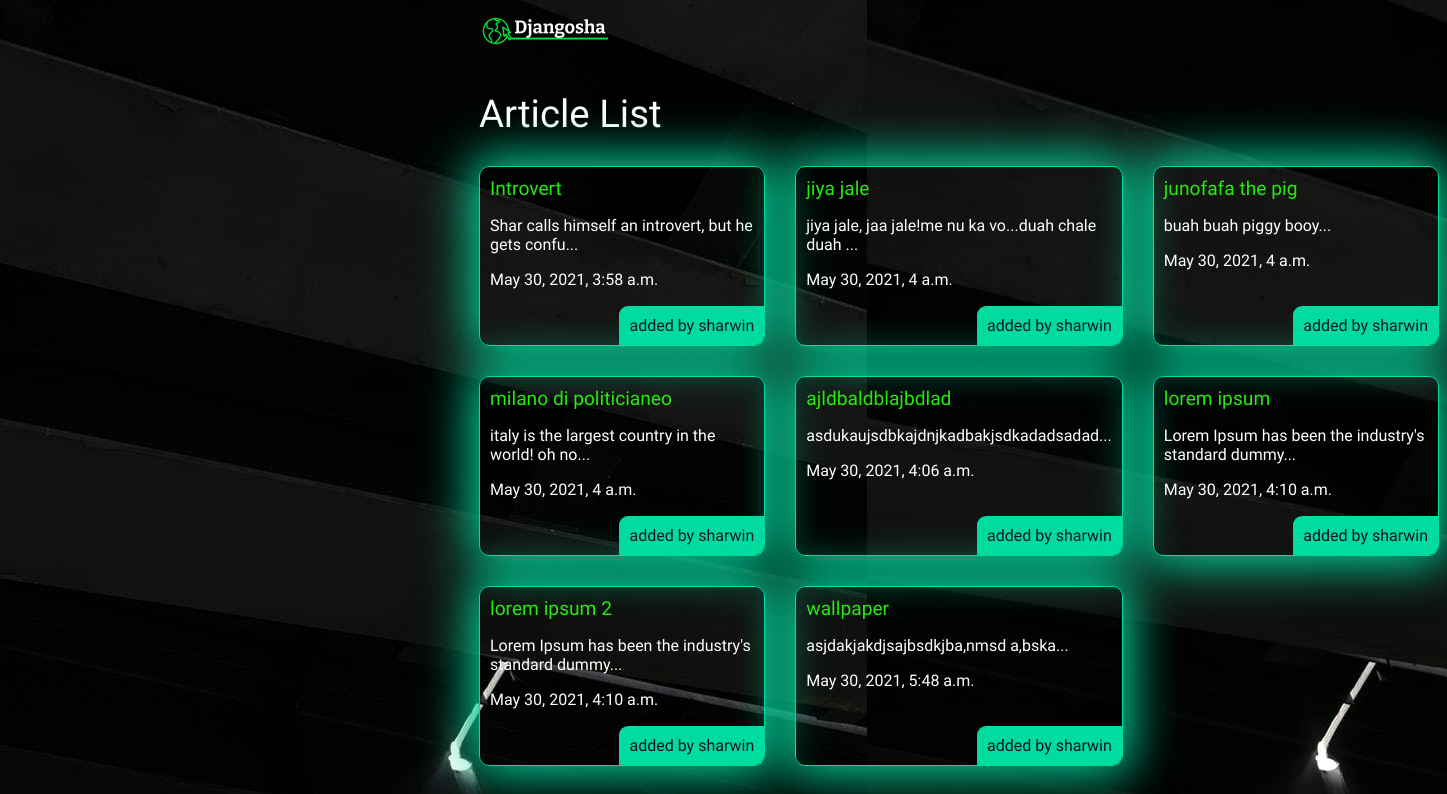
The page /articles/ on the database as committed earlier.
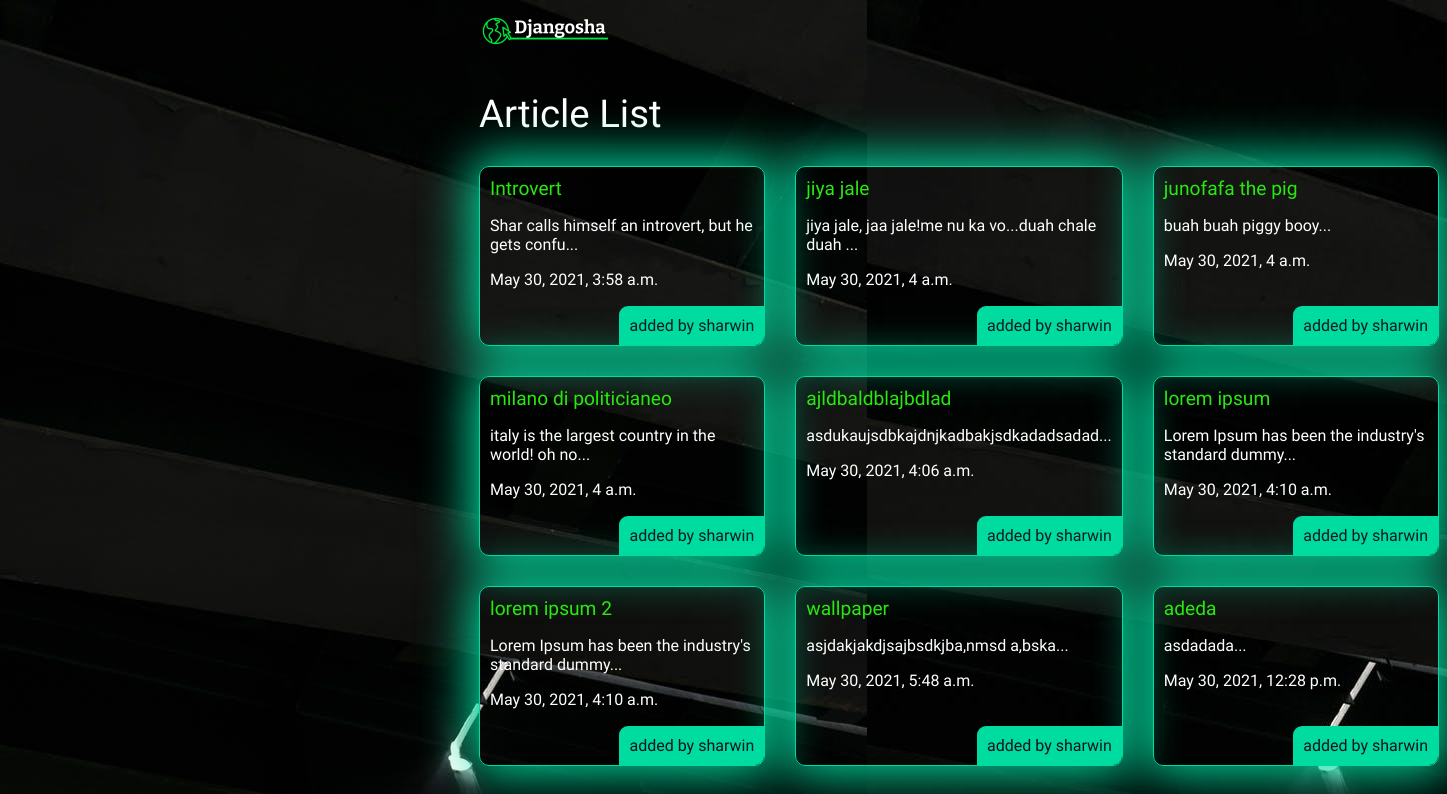
The same page on the database as committed later.
### articles/models.py (models this page shows, shortened)
class Article(models.Model):
    title=models.CharField(max_length=100)
    slug=models.SlugField()
    body=models.TextField()
    date=models.DateTimeField(auto_now_add=True)
    thumb = models.ImageField(default='default.png', blank=True)
    author = models.ForeignKey(User, on_delete=models.CASCADE, default=None)
    def snippet(self):
        return self.body[:50] + '...' #this function when called will return the first 50 characters of the body of an article

### articles/views.py (the view)
# urls.py: path('',views.article_list, name="list"),
def article_list(request):
    articles=Article.objects.all().order_by('date')
    return render(request,'articles/article_list.html', {'articles': articles})

### articles/templates/articles/article_list.html
{% extends 'base_layout.html' %}
{% block content %}
    <h1 style="margin-top:40px; margin-bottom:30px;">Article List</h1>
    <div class ="articles">
        {% for article in articles %}
        <div class="article">
            <h2><a href="{% url 'articles:details' slug=article.slug %}">{{article.title}}</a></h2>
            <p>{{article.snippet}}</p>
            <p>{{article.date}}</p>
            <p class="author">added by {{article.author.username}}</p>
        </div>
        {% endfor %}
    </div>
{% endblock %}

### templates/base_layout.html (shortened to what this page needs)
{% load static %}
<!DOCTYPE html>
<html lang="en">
<head>
    <link rel="stylesheet" href="{% static 'styles.css' %}">
</head>
<body>
    <nav>    <div class="wrapper" >
        <a href="{% url 'home' %}"><img src="{% static 'logo.png' %}"/></a>
         {% block content %}
         {% endblock %}
    </div>
</nav>
   </body>
    </html>

### assets/styles.css (style rules this page uses)
body { background-color: #0f121f; background-image: url(stars.png); color: #fff; }
body * { font-family: Ubuntu; }
h1, h2, h3, h4, h5 { font-weight: normal; margin: 0; }
a, a:hover, a:visited { color: rgb(40, 233, 15); text-decoration: none; }
.wrapper { max-width: 960px; margin-left: 20px; }
div.wrapper > h1 { margin: 100px auto; font-size: 2.4em; margin: 20px auto auto auto; }
nav { justify-self: end; }
.articles { display: grid; grid-template-columns: 1fr 1fr 1fr; grid-gap: 30px; }
.article { padding: 10px; border: 1px solid #00dba0; position: relative; padding-bottom: 40px; border-radius: 10px; box-shadow: 0px 0px 50px 8px #00dba0; }
.article h2 { font-size: 1.2em; }
.article .author { padding: 10px; background: #00dba0; position: absolute; right: 0; bottom: 0; margin: 0; color: #0f121f; border-radius: 9px 0px 9px 0px; }

Rows that differ between the two databases and show on the page:
added Article: title "adeda", snippet "asdadada...", date "May 30, 2021, 12:28 p.m.", author.username "sharwin"
